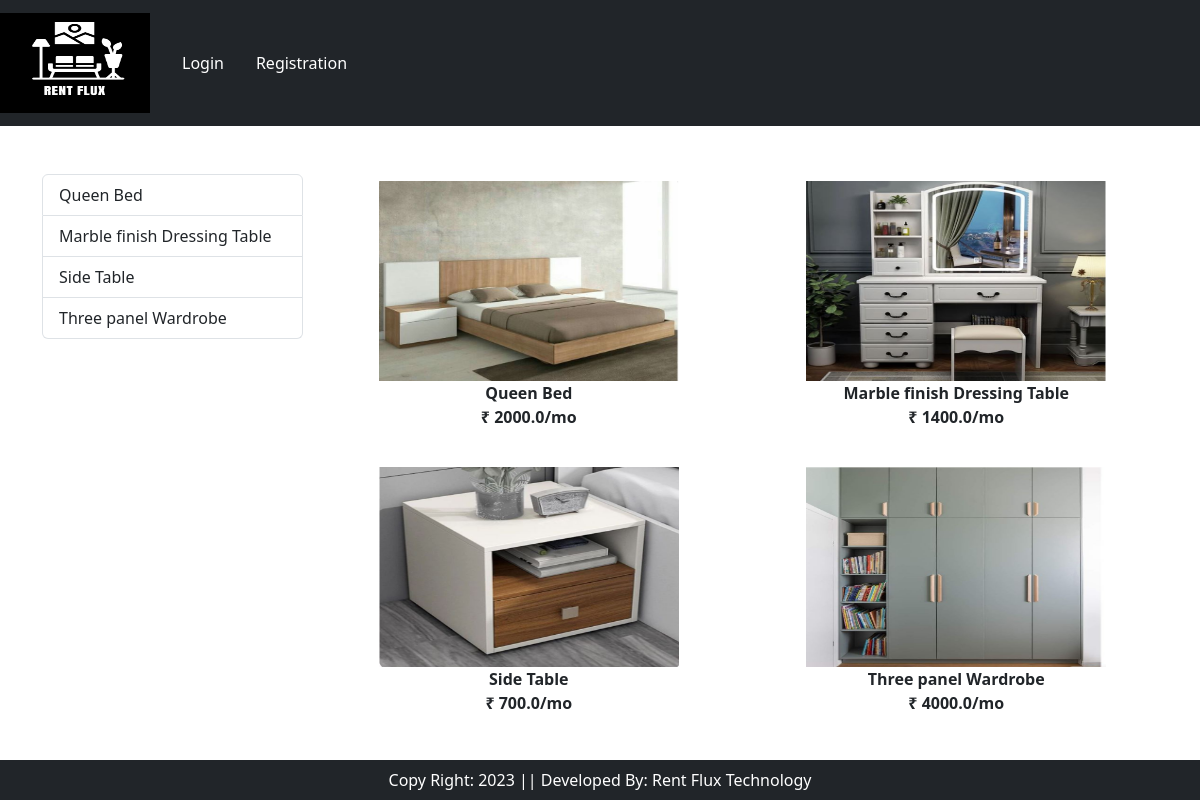
/category/BR, run on the app's committed database.
### app/models.py (models this page shows, shortened)
class Products(models.Model):
    tittle = models.CharField(max_length=100)
    rent_price = models.FloatField()
    description = models.TextField()
    category = models.CharField(choices=CATEGORY_CHOICES, max_length=2)
    product_image = models.ImageField(upload_to='product')

### app/views.py (the view)
# urls.py: path("category/<slug:val>", views.CategoryView.as_view(),name='category'),
class CategoryView(View):
    def get(self,request,val):
        product = Products.objects.filter(category=val)
        tittle = Products.objects.filter(category=val).values('tittle')
        return render(request, "app/category.html",locals())

### app/templates/app/category.html (shortened to what this page needs)
{% extends 'app/base.html' %}
{% load static %}
{% block main-content %}
<div class="container my-5">
    <div class="row">
        <div class="col-sm-3">
            <div class="list-group">
                {% for val in tittle %}
                    <a href="{% url 'category-tittle' val.tittle %}" class="list-group-item list-group-item-action" aria-current="true">
                            {{val.tittle}}
                    </a>
                {% endfor %}
            </div>
        </div>
        <div class="col-sm-9">
            <div class="row">
                {% for prod in product %}
                <div class="col text-center mb-4">
                    <a href="{% url 'product-detail' prod.id %}" class="btn">
                        <div>
                            <img src="{{prod.product_image.url}}" width="300px" height="200px" />
                            <div class="fw-bold">{{prod.tittle}}</div>
                            <div class="fw-bold text-dark">
                                ₹ {{prod.rent_price}}/mo
                            </div>
                        </div>
                    </a>
                </div>
                {% endfor %}
            </div>
        </div>
    </div>
</div>
{% endblock main-content %}

### data on the page
Products: product_image (picture), tittle "Queen Bed", rent_price "2000.0"
Products: product_image (picture), tittle "Marble finish Dressing Table", rent_price "1400.0"
Products: product_image (picture), tittle "Side Table", rent_price "700.0"
Products: product_image (picture), tittle "Three panel Wardrobe", rent_price "4000.0"

### other printed values
{{ val.tittle }} "Queen Bed" "Marble finish Dressing Table" "Side Table" "Three panel Wardrobe"
